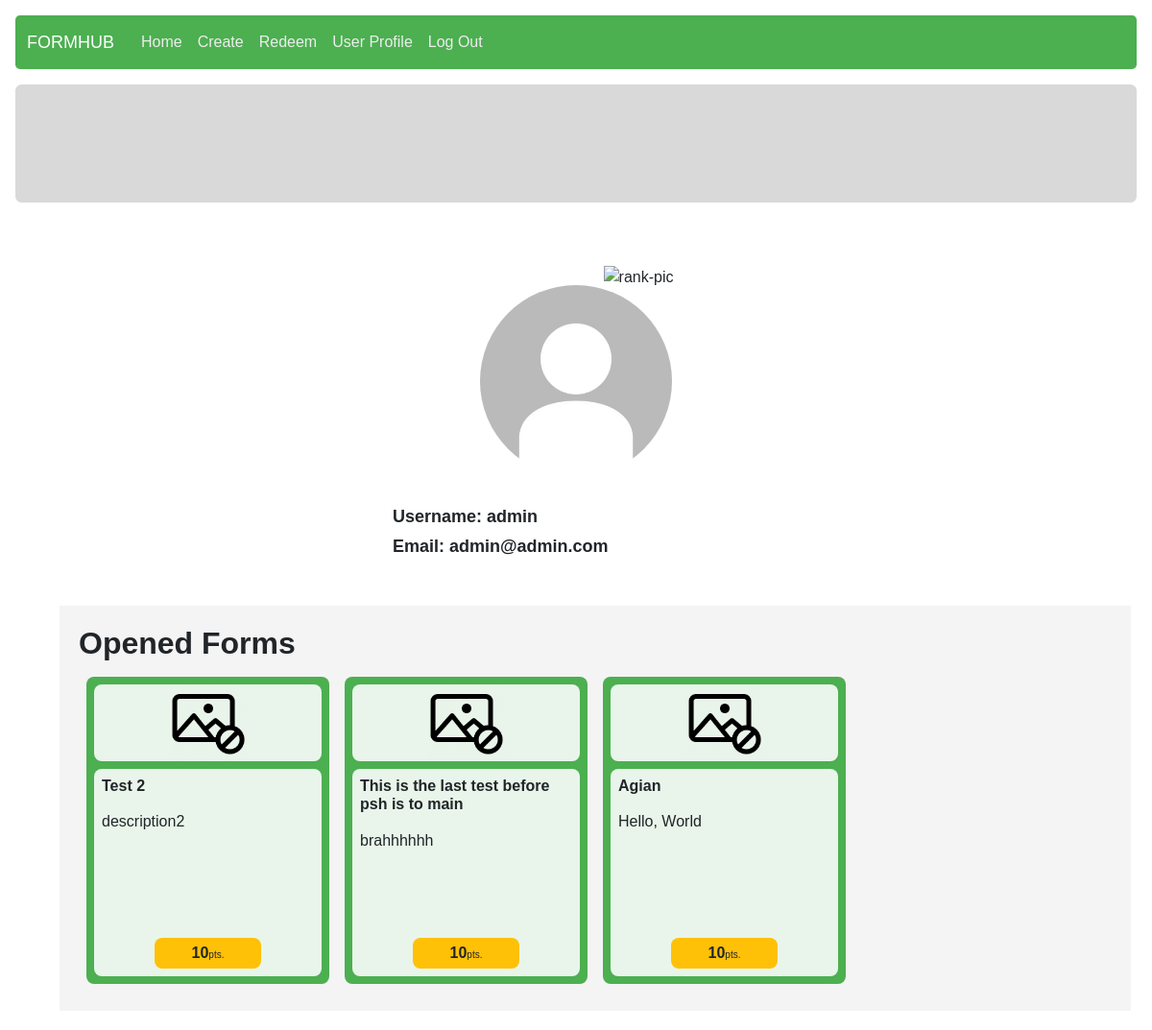
Page /account/2 (signed in) on the earlier database version.
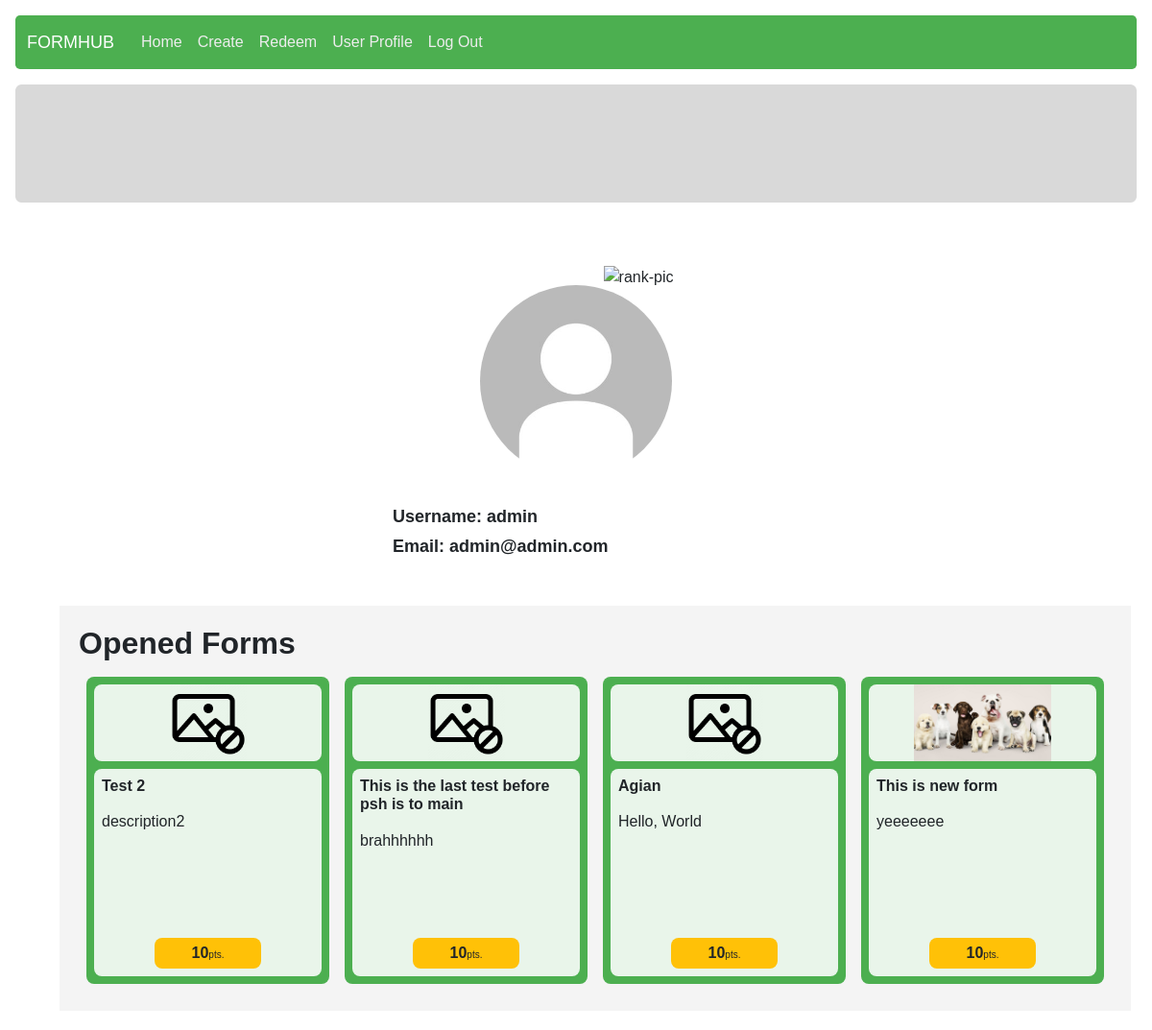
Same page on the later database version.
### form_management/models.py (models this page shows, shortened)
class Form(models.Model):
    owner = models.ForeignKey(User, on_delete = models.CASCADE)
    form_name = models.CharField(max_length = 125)
    description = models.CharField(max_length = 1000)
    category = models.ForeignKey(Category, on_delete = models.CASCADE, null = True)
    design = models.JSONField()
    creation_timestamp = models.DateTimeField(auto_now_add = True)
    publish_timestamp = models.DateTimeField(null = True)
    is_open = models.BooleanField(default = False)
    is_sale = models.BooleanField(default = False)
    form_point = models.ForeignKey(Point, on_delete = models.CASCADE, related_name="form_point")
    form_selling_point = models.ForeignKey(Point, on_delete = models.CASCADE, null = True, blank = True, related_name="form_selling_point")
    form_pic = models.ImageField(
        upload_to="static/form_management/imgs",
        null = True,
        default = "static/form_management/imgs/no-pic.png")

class Point(models.Model):
    form_size = models.CharField(max_length = 2)
    context = models.CharField(max_length = 3, null = True, blank = True, choices = POINT_CONTEXT) # SEL = Selling, ANS = answering
    point = models.IntegerField()
    description = models.CharField(max_length = 50, null = True, blank = True)
    lower_bound = models.IntegerField()
    upper_bound = models.IntegerField()

### userprofile/views.py (the view)
# urls.py: path("<int:user_id>", views.profile, name="profile"),
def profile(request, user_id):
    if user_id:
        user = User.objects.get(pk = user_id)
        if user_id == request.user.id:
            user_forms = Form.objects.filter(owner = user)
        else:
            is_already_answered_form = FormResponse.objects.filter(responder = request.user).values("form_id").distinct()
            exclude_form_list = [item["form_id"] for item in is_already_answered_form]
            user_forms = Form.objects.filter(owner = user, is_open = True).exclude(id__in=exclude_form_list)
        responses = PointTransaction.objects.filter(user_id = user)
        num_responses = len(responses)
        if num_responses >= 50:
            rank = 'https://icons.iconarchive.com/icons/iconarchive/badge-trophy/256/Badge-Trophy-21-icon.png'
        elif num_responses >= 25:
            rank = 'https://icons.iconarchive.com/icons/iconarchive/badge-trophy/256/Badge-Trophy-Diamond-4-icon.png'
        else:
            rank = 'https://icons.iconarchive.com/icons/iconarchive/badge-trophy/256/Badge-Trophy-Rubin-2-icon.png'
        return render(request, "userprofile/index.html", {
            "user_profile": user,
            "userpic": user.profile_img,
            "user_forms": user_forms,
            "rank": rank,
            "form_section_title": "Opened Forms" if user_id != request.user.id else "Your Published Forms"
        })
    return HttpResponseRedirect("/")

### templates/userprofile/index.html (shortened to what this page needs)
{% extends "layout.html" %}
{% load static %}
{% block extra_css %}
    <link rel="stylesheet" href="{% static 'userprofile/userprofile.css' %}">
    <link rel="stylesheet" href="{% static 'answering/index.css' %}">
{% endblock %}
{% block body %}
<div class="container" id ="profile">
    <div class="container mb-5" id="user-prof">
        <div class="container" style="display: flex; flex-direction: column; align-items: center;">
            <img style="height: 70px; width: auto;" src="{{ rank }}" alt="rank-pic" id="rank-pic">
            <img id="prof-pic" src="/{{ user_profile.profile_img }}" >
        </div>
        <div class="basics container my-2" id="your-rank">
            <div class="basic-info d-flex justify-content-between mb-1">
                <div id="acct_name">Username: {{ user_profile.username }}</div>
            </div>
            <div class="basic-info d-flex justify-content-between mb-1">
                <div id="email">Email: {{ user_profile.email }}</div>
            </div>
        </div>
    </div>
    <div class="container" id="user-prof-forms">
        <h2><strong>{{ form_section_title }}</strong></h2>
        <div class="all-forms d-flex flex-row flex-wrap">
            {% for form in user_forms %}
                <div class="form-card p-2 d-flex flex-column col-sm-6 col-md-4 col-lg-3" data-code="{{ form.id }}">
                    <div class="form p-2 d-flex flex-column">
                        <div class="img-container d-flex justify-content-center">
                            <img data-code="{{ form.id }}" src="/{{ form.form_pic }}" alt="no-photo">
                        </div>
                        <div class="form-meta-data mt-2 p-2">
                            <div class="header d-flex align-items-center mb-3">
                                <h6 class="form-name my-0">{{ form.form_name }}</h6>
                            </div>
                            <div class="description">
                                {{ form.description }}
                            </div>
                            <div class="bottom-section mt-auto p-1">
                                <span class="point">{{ form.form_point.point }}</span><span class="unit">pts.</span>
                            </div>
                        </div>
                    </div>
                </div>
            {% empty %}
                <h3>No form</h3>
            {% endfor %}
        </div>
    </div>
</div>
{% endblock %}

Differences in the rows shown:
added Form: shows a picture, form_name "This is new form", description "yeeeeeee", form_point.point "10"
